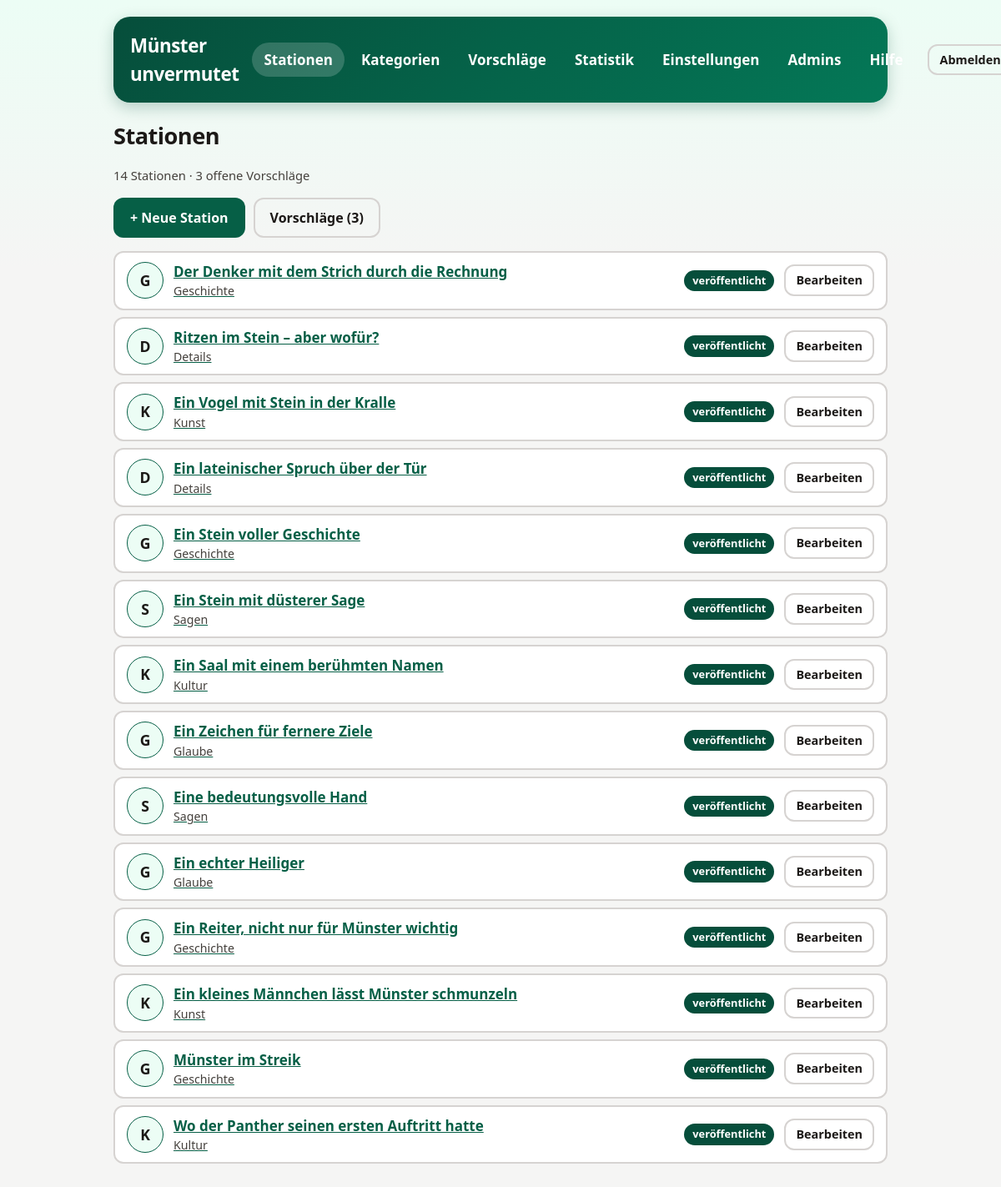
The page /admin/index.php (signed in) on the database its author committed.
### tables this page shows
CREATE TABLE stations (
    id TEXT PRIMARY KEY,
    number INTEGER NOT NULL,
    title TEXT NOT NULL,
    hint TEXT NOT NULL,
    lat NUMERIC NOT NULL,
    lon NUMERIC NOT NULL,
    correct_option_index INTEGER NOT NULL,
    solution_title TEXT NOT NULL,
    solution_caption TEXT,
    info TEXT NOT NULL,
    task_image TEXT NOT NULL,
    solution_image TEXT,
    category TEXT NOT NULL,
    status TEXT NOT NULL DEFAULT 'published'
        CHECK (status IN ('published', 'archived')),
    created_at TEXT NOT NULL,
    updated_at TEXT NOT NULL
, teaser_text TEXT);

CREATE TABLE categories (
    id TEXT PRIMARY KEY,
    name TEXT NOT NULL,
    description TEXT NOT NULL DEFAULT '',
    icon TEXT,
    color TEXT NOT NULL DEFAULT '#065f46'
        CHECK (length(color) = 7 AND color GLOB '#[0-9A-Fa-f][0-9A-Fa-f][0-9A-Fa-f][0-9A-Fa-f][0-9A-Fa-f][0-9A-Fa-f]'),
    created_at TEXT NOT NULL,
    updated_at TEXT NOT NULL
);

### includes/config.php (called while the page is built, shortened)
<?php
function config(string $key = null)
{
    static $config = null;
    if ($config === null) {
        $root = dirname(__DIR__);
        $config = [
            'root' => $root,
            'db_path' => $root . '/data/game.sqlite',
            'schema_path' => $root . '/setup/schema.sql',
            'upload_dir' => $root . '/uploads',
            'upload_url' => 'uploads',
            'upload_max_bytes' => 8 * 1024 * 1024,
            'upload_max_edge' => 4000,
            'session_name' => 'muenster_admin',
            'session_timeout' => 300,
            'login_max_attempts' => 5,
            'login_window' => 900,
            'suggest_max_per_hour' => 5,
            'allow_http_links' => true,
            'timezone' => 'Europe/Berlin',
            'debug' => false,
        ];
        $local = __DIR__ . '/config.local.php';
        if (is_file($local)) {
            $config = array_merge($config, (array) require $local);
        }
        date_default_timezone_set($config['timezone']);
    }
    return $key === null ? $config : $config[$key];
}

### includes/config.local.php (called while the page is built)
<?php return ['debug' => true];

### includes/database.php (called while the page is built, shortened)
<?php
require_once __DIR__ . '/config.php';
function db(): PDO
{
    static $pdo = null;
    if ($pdo === null) {
        $path = config('db_path');
        $isNew = !is_file($path);
        $pdo = new PDO('sqlite:' . $path, null, null, [
            PDO::ATTR_ERRMODE => PDO::ERRMODE_EXCEPTION,
            PDO::ATTR_DEFAULT_FETCH_MODE => PDO::FETCH_ASSOC,
            PDO::ATTR_EMULATE_PREPARES => false,
        ]);
        $pdo->exec('PRAGMA foreign_keys = ON');
        $pdo->exec('PRAGMA busy_timeout = 5000');
        $pdo->exec((string) file_get_contents(config('schema_path')));
        $stationColumns = $pdo->query('PRAGMA table_info(stations)')->fetchAll(PDO::FETCH_COLUMN, 1);
        $adminColumns = $pdo->query('PRAGMA table_info(admins)')->fetchAll(PDO::FETCH_COLUMN, 1);
    }
    return $pdo;
}

### includes/validation.php (called while the page is built, shortened)
<?php
require_once __DIR__ . '/config.php';
require_once __DIR__ . '/database.php';
function all_categories(): array
{
    return db()->query('SELECT id, name, description, icon, color FROM categories ORDER BY name COLLATE NOCASE')->fetchAll();
}

### includes/uploads.php (called while the page is built, shortened)
<?php
require_once __DIR__ . '/config.php';
function is_managed_upload(?string $path): bool
{
    return (bool) $path && (bool) preg_match('#^' . preg_quote(config('upload_url'), '#') . '/[a-f0-9]{32}\.(?:jpg|png)$#', $path);
}

### admin/index.php (the view, shortened to what this page needs)
<?php
require __DIR__ . '/_bootstrap.php';
$stations = db()->query('SELECT id, title, category, status, task_image FROM stations ORDER BY number')->fetchAll();
$categories = array_column(all_categories(), null, 'id');
$pending = (int) db()->query("SELECT COUNT(*) FROM station_suggestions WHERE status = 'pending'")->fetchColumn();
?>
<h1 class="admin-title">Stationen</h1>
<p class="page-subtitle task-intro"><?= count($stations) ?> Stationen · <?= $pending ?> offene Vorschläge</p>
<div class="admin-toolbar">
  <a class="btn" href="station-edit.php">+ Neue Station</a>
  <a class="btn secondary" href="suggestions.php">Vorschläge (<?= $pending ?>)</a>
</div>
<ul class="station-list">
  <?php foreach ($stations as $s): $c = $categories[$s['category']] ?? null; $archived = $s['status'] !== 'published'; ?>
  <li class="station-item<?= $archived ? ' station-item--archived' : '' ?>">
    <span class="ico" aria-hidden="true"><?= category_ico($c) ?></span>
    <a class="admin-main" href="station-edit.php?id=<?= h(urlencode($s['id'])) ?>"><?= h($s['title']) ?>
      <small><?= h($c['name'] ?? $s['category']) ?><?= $s['task_image'] === '' ? ' · ⚠ Aufgabenbild fehlt' : '' ?></small></a>
    <span class="badge<?= $archived ? ' badge--archived' : '' ?>"><?= $archived ? 'archiviert' : 'veröffentlicht' ?></span>
    <span class="admin-actions">
      <a class="btn secondary small" href="station-edit.php?id=<?= h(urlencode($s['id'])) ?>">Bearbeiten</a>
    </span>
  </li>
  <?php endforeach; ?>
</ul>

### admin/admin.css (style rules this page uses)
:root { font-family: system-ui, -apple-system, 'Segoe UI', sans-serif; color-scheme: light dark; --green: #065f46; --green-dark: #064e3b; --green-soft: #ecfdf5; --ink: #1c1917; --muted: #44403c; --bg: #f5f5f4; --bg-top: #ecfdf5; --surface: #fff; --surface-alt: #f5f5f4; --border: #d6d3d1; --border-soft: #e7e5e4; --link: #065f46; --focus: #f59e0b; --danger: #b91c1c; --danger-soft: #fee2e2; --ok-soft: #d1fae5; --hero-from: #064e3b; --hero-to: #047857; --hero-text: #d1fae5; --cat: #065f46; --cat-soft: #ecfdf5; --shadow: rgba(6, 78, 59, 0.25); }
* { box-sizing: border-box; }
body { margin: 0; background: linear-gradient(180deg, var(--bg-top) 0, var(--bg) 320px) no-repeat var(--bg); color: var(--ink); font-size: 1.0625rem; line-height: 1.5; }
a { color: var(--link); }
h1.admin-title { font-size: 1.7rem; letter-spacing: -0.02em; margin: 0 0 4px; color: var(--ink); }
.admin-toolbar { display: flex; flex-wrap: wrap; gap: 10px; align-items: center; margin: 16px 0; }
button, .btn { cursor: pointer; font: inherit; font-size: 1rem; font-weight: 600; min-height: 44px; padding: 10px 18px; border-radius: 12px; border: 2px solid transparent; text-decoration: none; display: inline-flex; align-items: center; justify-content: center; gap: 6px; background: var(--green); color: #fff; transition: transform 0.18s ease, background-color 0.18s ease; }
button.secondary, .btn.secondary, .back-button { background: transparent; color: var(--ink); border-color: var(--border); font-weight: 700; }
button.small, .btn.small { min-height: 36px; padding: 6px 12px; font-size: 0.9rem; }
.task-intro, .muted { color: var(--muted); font-size: 0.92rem; }
.badge { display: inline-block; font-size: 0.8rem; font-weight: 700; padding: 3px 10px; border-radius: 999px; background: var(--green-dark); color: #fff; }
.station-list { list-style: none; margin: 16px 0 0; padding: 0; display: grid; gap: 8px; }
.station-item { display: flex; align-items: center; gap: 12px; background: var(--surface); color: var(--ink); border: 2px solid var(--border); border-radius: 12px; padding: 10px 14px; min-height: 60px; font-weight: 600; }
.station-item .ico { flex: 0 0 44px; height: 44px; border-radius: 50%; background: var(--cat-soft); border: 1px solid var(--cat); display: flex; align-items: center; justify-content: center; font-size: 1.1rem; font-weight: 800; overflow: hidden; }
.station-item .admin-main { flex: 1; min-width: 0; }
.station-item small { display: block; font-weight: 500; color: var(--muted); }
.admin-actions { display: flex; gap: 8px; flex-wrap: wrap; align-items: center; }

### rows shown on the page
stations: category.name "G", title "Der Denker mit dem Strich durch die Rechnung", category.name "Geschichte", status "veröffentlicht"
stations: category.name "D", title "Ritzen im Stein – aber wofür?", category.name "Details", status "veröffentlicht"
stations: category.name "K", title "Ein Vogel mit Stein in der Kralle", category.name "Kunst", status "veröffentlicht"
stations: category.name "D", title "Ein lateinischer Spruch über der Tür", category.name "Details", status "veröffentlicht"
stations: category.name "G", title "Ein Stein voller Geschichte", category.name "Geschichte", status "veröffentlicht"
stations: category.name "S", title "Ein Stein mit düsterer Sage", category.name "Sagen", status "veröffentlicht"
stations: category.name "K", title "Ein Saal mit einem berühmten Namen", category.name "Kultur", status "veröffentlicht"
stations: category.name "G", title "Ein Zeichen für fernere Ziele", category.name "Glaube", status "veröffentlicht"
stations: category.name "S", title "Eine bedeutungsvolle Hand", category.name "Sagen", status "veröffentlicht"
stations: category.name "G", title "Ein echter Heiliger", category.name "Glaube", status "veröffentlicht"
stations: category.name "G", title "Ein Reiter, nicht nur für Münster wichtig", category.name "Geschichte", status "veröffentlicht"
stations: category.name "K", title "Ein kleines Männchen lässt Münster schmunzeln", category.name "Kunst", status "veröffentlicht"
stations: category.name "G", title "Münster im Streik", category.name "Geschichte", status "veröffentlicht"
stations: category.name "K", title "Wo der Panther seinen ersten Auftritt hatte", category.name "Kultur", status "veröffentlicht"

### other values the page prints
$label "Stationen"
$label "Kategorien"
$label "Vorschläge"
$label "Statistik"
$label "Einstellungen"
$label "Admins"
$label "Hilfe"
count($stations) "14"
$pending "3"
